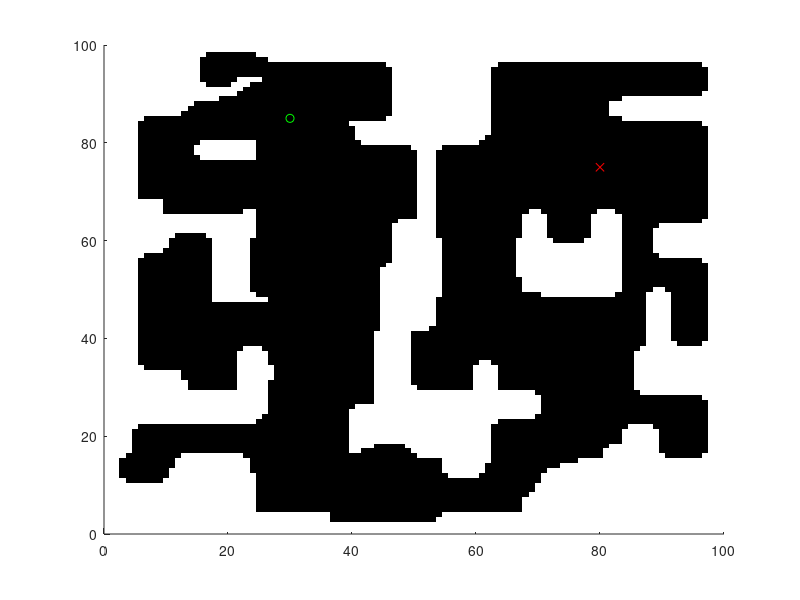

Here is the MATLAB script that generated this plot:
%% ME 595 Final Exam - Fall 2009
% Cistern definitions for Question #3

load cisternmap.csv
startpos = [30 85];
endpos = [80 75];

figure(1);clf; hold on;
image(100*cisternmap);
colormap(gray);
plot(startpos(1), startpos(2), 'go')
plot(endpos(1), endpos(2), 'rx')
axis([ 0 100 0 100])
